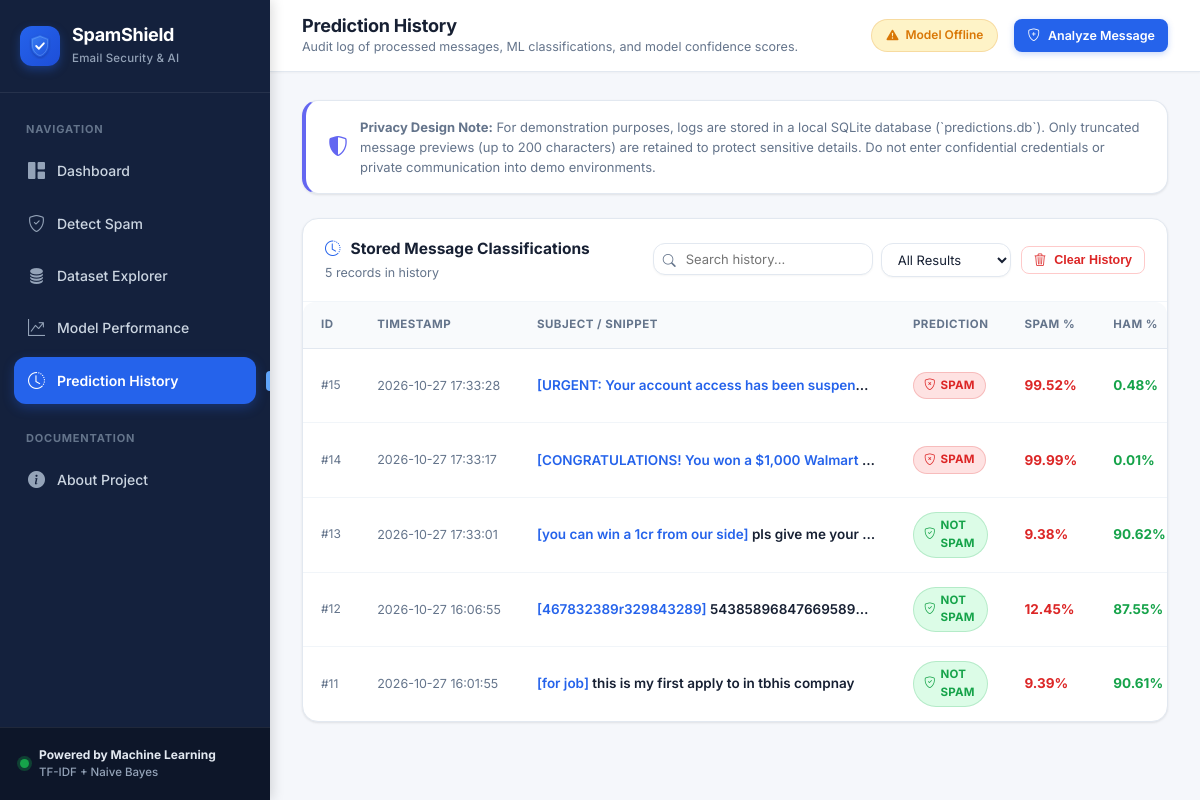
The app's page /history with its own data.
### tables this page shows
CREATE TABLE predictions (
                id INTEGER PRIMARY KEY AUTOINCREMENT,
                timestamp TEXT NOT NULL,
                subject TEXT,
                message_preview TEXT NOT NULL,
                char_count INTEGER DEFAULT 0,
                word_count INTEGER DEFAULT 0,
                prediction TEXT NOT NULL,
                label TEXT NOT NULL,
                confidence REAL NOT NULL,
                spam_probability REAL NOT NULL,
                ham_probability REAL NOT NULL,
                risk_level TEXT NOT NULL
            );

### app.py (the view)
@app.route("/history")
def history():
    search = request.args.get("q", "").strip()
    filter_class = request.args.get("filter", "").strip()
    predictions = database.get_all_predictions(search=search, filter_class=filter_class)
    return render_template(
        "history.html",
        active_page="history",
        predictions=predictions,
        search_query=search,
        current_filter=filter_class
    )

### app.py (called while the page is built, shortened)
def get_metrics():
    global _cached_metrics
    if _cached_metrics is not None:
        return _cached_metrics

@app.context_processor
def inject_global_data():
    model_loaded = os.path.exists(MODEL_PATH)
    metrics = get_metrics()
    return {
        "model_loaded": model_loaded,
        "metrics_available": metrics is not None,
        "now_year": datetime.now().year,
        "product_name": "SpamShield",
        "tagline": "Smarter Email. Safer Inbox."
    }

### database.py (called while the page is built)
def get_db_connection():
    conn = sqlite3.connect(DB_PATH)
    conn.row_factory = sqlite3.Row
    return conn

def get_all_predictions(search=None, filter_class=None):
    query = """
        SELECT id, timestamp, subject, message_preview, char_count, word_count,
               prediction, label, confidence, spam_probability, ham_probability, risk_level
        FROM predictions
        WHERE 1=1
    """
    params = []
    if search:
        query += " AND (message_preview LIKE ? OR subject LIKE ?)"
        term = f"%{search.strip()}%"
        params.extend([term, term])
    if filter_class and filter_class.lower() in ["spam", "ham"]:
        query += " AND prediction = ?"
        params.append(filter_class.lower())
    query += " ORDER BY id DESC"
    with get_db_connection() as conn:
        rows = conn.execute(query, params).fetchall()
        return [dict(row) for row in rows]

### templates/history.html (shortened to what this page needs)
{% extends "base.html" %}
{% block page_title %}Prediction History{% endblock %}
{% block page_subtitle %}Audit log of processed messages, ML classifications, and model confidence scores.{% endblock %}
{% block content %}
<div class="card" style="margin-bottom: 24px; border-left: 4px solid #6366F1;">
  <div class="card-body" style="padding: 16px 22px;">
    <div style="display: flex; gap: 12px; align-items: center;">
      <i class="bi bi-shield-shaded" style="font-size: 20px; color: #6366F1; flex-shrink: 0;"></i>
      <div style="font-size: 13px; color: var(--text-muted);">
        <strong>Privacy Design Note:</strong> For demonstration purposes, logs are stored in a local SQLite database (`predictions.db`). Only truncated message previews (up to 200 characters) are retained to protect sensitive details. Do not enter confidential credentials or private communication into demo environments.
      </div>
    </div>
  </div>
</div>
<div class="card">
  <div class="card-header" style="flex-wrap: wrap; gap: 14px;">
    <div>
      <h3 class="card-title">
        <i class="bi bi-clock-history" style="color: var(--primary-blue);"></i>
        Stored Message Classifications
      </h3>
      <p class="card-subtitle">
        {{ predictions|length }} record{% if predictions|length != 1 %}s{% endif %} in history
      </p>
    </div>
    <div style="display: flex; gap: 10px; align-items: center; flex-wrap: wrap;">
      <form method="GET" action="{{ url_for('history') }}" style="display: flex; gap: 8px;">
        <div style="position: relative; width: 220px;">
          <input type="text"
                 name="q"
                 value="{{ search_query }}"
                 class="form-control"
                 placeholder="Search history..."
                 style="padding: 7px 12px 7px 32px; font-size: 13px;">
          <i class="bi bi-search" style="position: absolute; left: 10px; top: 50%; transform: translateY(-50%); color: var(--text-muted); font-size: 13px;"></i>
        </div>
        <select name="filter" class="form-control" style="width: 130px; padding: 7px 12px; font-size: 13px;" onchange="this.form.submit()">
          <option value="" {% if not current_filter %}selected{% endif %}>All Results</option>
        </select>
      </form>
      {% if predictions and predictions|length > 0 %}
      <button type="button" class="btn btn-outline btn-sm" id="openClearHistoryModal" style="color: var(--spam-red); border-color: #FECACA;">
        <i class="bi bi-trash3"></i> Clear History
      </button>
      {% endif %}
    </div>
  </div>
  <div class="card-body" style="padding: 0;">
    {% if predictions and predictions|length > 0 %}
    <div class="table-responsive">
      <table class="data-table">
        <thead>
          <tr>
            <th style="width: 50px;">ID</th>
            <th style="width: 150px;">Timestamp</th>
            <th>Subject / Snippet</th>
            <th style="width: 120px;">Prediction</th>
            <th style="width: 100px;">Spam %</th>
            <th style="width: 100px;">Ham %</th>
          </tr>
        </thead>
        <tbody>
          {% for item in predictions %}
          <tr>
            <td style="color: var(--text-muted); font-size: 12px;">#{{ item.id }}</td>
            <td style="font-size: 12.5px; color: var(--text-muted); white-space: nowrap;">
              {{ item.timestamp }}
            </td>
            <td>
              <div style="font-weight: 600; color: var(--text-main); max-width: 340px; overflow: hidden; text-overflow: ellipsis; white-space: nowrap;">
                {% if item.subject %}
                  <span style="color: var(--primary-blue);">[{{ item.subject }}]</span>
                {% endif %}
                {{ item.message_preview }}
              </div>
            </td>
            <td>
              {% if item.prediction == 'spam' %}
                <span class="badge badge-spam">
                  <i class="bi bi-shield-x"></i> SPAM
                </span>
              {% else %}
                <span class="badge badge-ham">
                  <i class="bi bi-shield-check"></i> NOT SPAM
                </span>
              {% endif %}
            </td>
            <td style="font-weight: 700; color: var(--spam-red);">
              {{ item.spam_probability }}%
            </td>
            <td style="font-weight: 700; color: var(--success-green);">
              {{ item.ham_probability }}%
            </td>
          </tr>
          {% endfor %}
        </tbody>
      </table>
    </div>
    {% endif %}
  </div>
</div>
{% endblock %}

### templates/base.html (shortened to what this page needs)
<!DOCTYPE html>
<html lang="en">
<head>
  <link rel="stylesheet" href="https://cdn.jsdelivr.net/npm/bootstrap-icons@1.11.3/font/bootstrap-icons.min.css">
  <link rel="stylesheet" href="{{ url_for('static', filename='css/style.css') }}">
</head>
<body>
  <div class="app-wrapper">
    <aside class="app-sidebar" id="appSidebar">
      <div class="sidebar-brand">
        <div class="brand-icon-wrapper">
          <img src="{{ url_for('static', filename='images/logo.svg') }}" alt="SpamShield Logo">
        </div>
        <div class="brand-text">
          <h1>SpamShield</h1>
          <span class="brand-subtitle">Email Security &amp; AI</span>
        </div>
      </div>
      <nav class="sidebar-nav">
        <div class="nav-section-title">Navigation</div>
        <a href="{{ url_for('dashboard') }}" class="nav-link {% if active_page == 'dashboard' %}active{% endif %}">
          <i class="bi bi-grid-1x2-fill"></i>
          <span>Dashboard</span>
        </a>
        <a href="{{ url_for('detect') }}" class="nav-link {% if active_page == 'detect' %}active{% endif %}">
          <i class="bi bi-shield-check"></i>
          <span>Detect Spam</span>
        </a>
        <a href="{{ url_for('dataset') }}" class="nav-link {% if active_page == 'dataset' %}active{% endif %}">
          <i class="bi bi-database-fill"></i>
          <span>Dataset Explorer</span>
        </a>
        <a href="{{ url_for('performance') }}" class="nav-link {% if active_page == 'performance' %}active{% endif %}">
          <i class="bi bi-graph-up-arrow"></i>
          <span>Model Performance</span>
        </a>
        <a href="{{ url_for('history') }}" class="nav-link {% if active_page == 'history' %}active{% endif %}">
          <i class="bi bi-clock-history"></i>
          <span>Prediction History</span>
        </a>
        <div class="nav-section-title" style="margin-top: 12px;">Documentation</div>
        <a href="{{ url_for('about') }}" class="nav-link {% if active_page == 'about' %}active{% endif %}">
          <i class="bi bi-info-circle-fill"></i>
          <span>About Project</span>
        </a>
      </nav>
      <div class="sidebar-footer">
        <div class="ml-badge-container">
          <span class="ml-pulse-dot"></span>
          <div class="ml-footer-text">
            <strong>Powered by Machine Learning</strong>
            <span>TF-IDF + Naive Bayes</span>
          </div>
        </div>
      </div>
    </aside>
    <div class="app-main">
      <header class="app-header">
        <div class="header-left">
          <div class="page-title-box">
            <h2>{% block page_title %}Dashboard{% endblock %}</h2>
            <p>{% block page_subtitle %}Email security analytics and spam classification{% endblock %}</p>
          </div>
        </div>
        <div class="header-right">
          {% if model_loaded %}
          <div class="status-chip" title="Scikit-learn pipeline loaded and ready">
            <i class="bi bi-shield-fill-check"></i>
            <span>Model Online</span>
          </div>
          {% else %}
          <div class="status-chip warning" title="Model artifact missing. Run python train_model.py">
            <i class="bi bi-exclamation-triangle-fill"></i>
            <span>Model Offline</span>
          </div>
          {% endif %}
          {% if active_page != 'detect' %}
          <a href="{{ url_for('detect') }}" class="btn btn-primary btn-sm">
            <i class="bi bi-shield-plus"></i>
            <span>Analyze Message</span>
          </a>
          {% endif %}
        </div>
      </header>
      <main class="workspace-body">
        {% block content %}{% endblock %}
      </main>
    </div>
  </div>
</body>
</html>

### records on screen
predictions: id "15", timestamp "2026-10-27 17:33:28", subject "URGENT: Your account access has been suspen…", prediction "spam" (drawn), spam_probability "99.52", ham_probability "0.48"
predictions: id "14", timestamp "2026-10-27 17:33:17", subject "CONGRATULATIONS! You won a $1,000 Walmart…", prediction "spam" (drawn), spam_probability "99.99", ham_probability "0.01"
predictions: id "13", timestamp "2026-10-27 17:33:01", subject "you can win a 1cr from our side", message_preview "pls give me your…", prediction "ham" (drawn), spam_probability "9.38", ham_probability "90.62"
predictions: id "12", timestamp "2026-10-27 16:06:55", subject "467832389r329843289", message_preview "54385896847669589…", prediction "ham" (drawn), spam_probability "12.45", ham_probability "87.55"
predictions: id "11", timestamp "2026-10-27 16:01:55", subject "for job", message_preview "this is my first apply to in tbhis compnay", prediction "ham" (drawn), spam_probability "9.39", ham_probability "90.61"

### other values on screen
{{ predictions|length }} "5"
